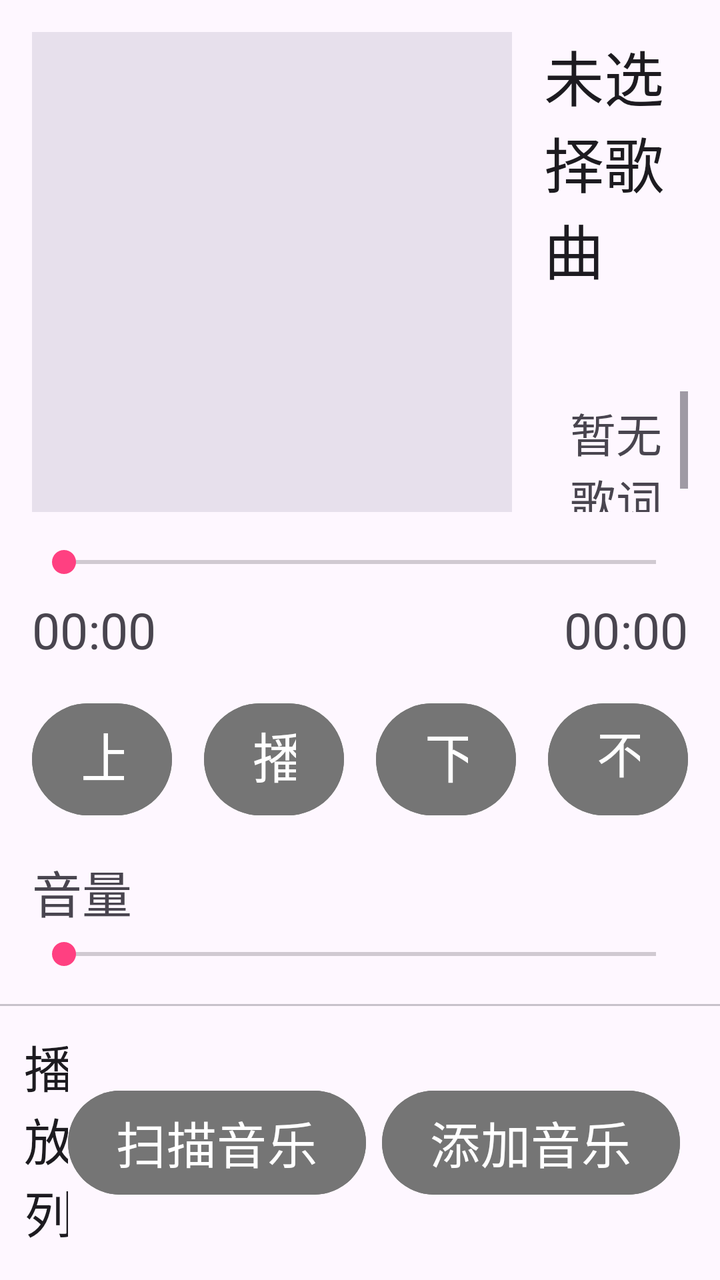
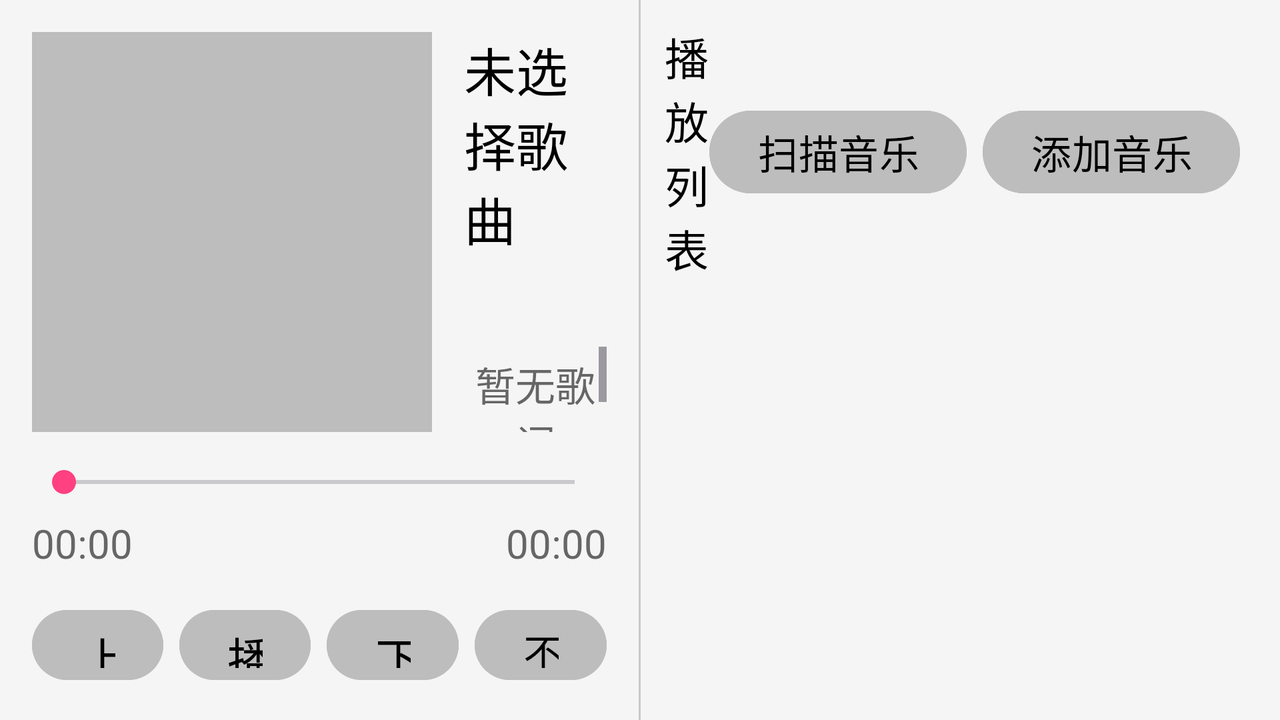

First picture: res/layout/ on a phone held upright. Second picture: the repository's own variant of that layout, on a device whose configuration matches the variant's folder. Source for both follows.
<!-- AndroidManifest.xml: application theme Theme.L7Audio -->
<!-- res/layout/fragment_music_player.xml -->
<?xml version="1.0" encoding="utf-8"?>
<LinearLayout xmlns:android="http://schemas.android.com/apk/res/android"
    xmlns:app="http://schemas.android.com/apk/res-auto"
    android:layout_width="match_parent"
    android:layout_height="match_parent"
    android:orientation="vertical"
    android:fitsSystemWindows="true"
    android:background="?attr/colorSurface">

    <LinearLayout
        android:layout_width="match_parent"
        android:layout_height="wrap_content"
        android:orientation="vertical"
        android:padding="16dp">

        
        <LinearLayout
            android:layout_width="match_parent"
            android:layout_height="240dp"
            android:orientation="horizontal"
            android:gravity="center"
            android:layout_marginBottom="16dp">
            
            
            <ImageView
                android:id="@+id/iv_album_art"
                android:layout_width="240dp"
                android:layout_height="240dp"
                android:src="@drawable/ic_launcher_playstore"
                android:scaleType="centerCrop"
                android:background="?attr/colorSurfaceVariant"
                android:layout_marginEnd="16dp" />

            
            <LinearLayout
                android:layout_width="0dp"
                android:layout_height="match_parent"
                android:layout_weight="1"
                android:orientation="vertical"
                android:gravity="center_vertical">
                
                <TextView
                    android:id="@+id/tv_song_title"
                    android:layout_width="match_parent"
                    android:layout_height="wrap_content"
                    android:text="未选择歌曲"
                    android:textSize="@dimen/text_player_title"
                    android:textColor="?attr/colorOnSurface"
                    android:layout_marginBottom="8dp" />

                <TextView
                    android:id="@+id/tv_song_artist"
                    android:layout_width="match_parent"
                    android:layout_height="wrap_content"
                    android:text=""
                    android:textSize="@dimen/text_player_artist"
                    android:textColor="?attr/colorOnSurfaceVariant"
                    android:layout_marginBottom="8dp" />
                
                
                <ScrollView
                    android:id="@+id/sv_lyrics"
                    android:layout_width="match_parent"
                    android:layout_height="0dp"
                    android:layout_weight="1"
                    android:fillViewport="true">

                    <LinearLayout
                        android:id="@+id/ll_lyrics_container"
                        android:layout_width="match_parent"
                        android:layout_height="wrap_content"
                        android:orientation="vertical"
                        android:gravity="center"
                        android:padding="4dp">

                        <TextView
                            android:id="@+id/tv_lyrics_placeholder"
                            android:layout_width="match_parent"
                            android:layout_height="wrap_content"
                            android:gravity="center"
                            android:text="暂无歌词"
                            android:textSize="@dimen/text_player_lyric"
                            android:textColor="?attr/colorOnSurfaceVariant" />
                    </LinearLayout>
                </ScrollView>
            </LinearLayout>
        </LinearLayout>

        <SeekBar
            android:id="@+id/seek_bar"
            android:layout_width="match_parent"
            android:layout_height="wrap_content"
            android:layout_marginBottom="8dp" />

        <LinearLayout
            android:layout_width="match_parent"
            android:layout_height="wrap_content"
            android:orientation="horizontal">

            <TextView
                android:id="@+id/tv_current_time"
                android:layout_width="wrap_content"
                android:layout_height="wrap_content"
                android:text="00:00"
                android:textSize="@dimen/text_player_time"
                android:textColor="?attr/colorOnSurfaceVariant" />

            <TextView
                android:id="@+id/tv_total_time"
                android:layout_width="wrap_content"
                android:layout_height="wrap_content"
                android:text="00:00"
                android:textSize="@dimen/text_player_time"
                android:textColor="?attr/colorOnSurfaceVariant"
                android:layout_gravity="end"
                android:layout_weight="1"
                android:gravity="end" />

        </LinearLayout>

        <LinearLayout
            android:layout_width="match_parent"
            android:layout_height="wrap_content"
            android:orientation="horizontal"
            android:gravity="center"
            android:layout_marginTop="16dp">

            <Button
                android:id="@+id/btn_prev"
                android:layout_width="0dp"
                android:layout_height="64dp"
                android:layout_weight="1"
                android:text="上一曲"
                android:textSize="@dimen/text_player_control"
                android:backgroundTint="?attr/colorPrimary"
                android:textColor="?attr/colorOnPrimary"
                android:layout_marginEnd="8dp" />

            <Button
                android:id="@+id/btn_play_pause"
                android:layout_width="0dp"
                android:layout_height="64dp"
                android:layout_weight="1"
                android:text="播放"
                android:textSize="@dimen/text_player_control"
                android:backgroundTint="?attr/colorPrimary"
                android:textColor="?attr/colorOnPrimary"
                android:layout_marginStart="8dp"
                android:layout_marginEnd="8dp" />

            <Button
                android:id="@+id/btn_next"
                android:layout_width="0dp"
                android:layout_height="64dp"
                android:layout_weight="1"
                android:text="下一曲"
                android:textSize="@dimen/text_player_control"
                android:backgroundTint="?attr/colorPrimary"
                android:textColor="?attr/colorOnPrimary"
                android:layout_marginStart="8dp"
                android:layout_marginEnd="8dp" />

            <Button
                android:id="@+id/btn_repeat"
                android:layout_width="0dp"
                android:layout_height="64dp"
                android:layout_weight="1"
                android:text="不循环"
                android:textSize="@dimen/text_player_secondary"
                android:backgroundTint="?attr/colorPrimary"
                android:textColor="?attr/colorOnPrimary"
                android:layout_marginStart="8dp" />

        </LinearLayout>

        <LinearLayout
            android:layout_width="match_parent"
            android:layout_height="wrap_content"
            android:orientation="vertical"
            android:layout_marginTop="16dp">

            <TextView
                android:id="@+id/tv_volume_label"
                android:layout_width="match_parent"
                android:layout_height="wrap_content"
                android:text="音量"
                android:textSize="@dimen/text_player_secondary"
                android:textColor="?attr/colorOnSurfaceVariant"
                android:layout_marginBottom="4dp" />

            <SeekBar
                android:id="@+id/sb_volume"
                android:layout_width="match_parent"
                android:layout_height="wrap_content" />

        </LinearLayout>

    </LinearLayout>

    <View
        android:layout_width="match_parent"
        android:layout_height="1dp"
        android:background="?attr/colorOnSurfaceVariant"
        android:alpha="0.3" />

    <LinearLayout
        android:layout_width="match_parent"
        android:layout_height="0dp"
        android:layout_weight="1"
        android:orientation="vertical">

        <TextView
            android:id="@+id/tv_scan_status"
            android:layout_width="match_parent"
            android:layout_height="wrap_content"
            android:text="正在扫描音乐..."
            android:textSize="@dimen/text_player_section"
            android:textColor="?attr/colorOnSurfaceVariant"
            android:gravity="center"
            android:padding="8dp"
            android:visibility="gone" />

        <LinearLayout
            android:layout_width="match_parent"
            android:layout_height="wrap_content"
            android:orientation="horizontal"
            android:padding="12dp"
            android:gravity="center_vertical">

            <TextView
                android:id="@+id/tv_playlist_title"
                android:layout_width="0dp"
                android:layout_height="wrap_content"
                android:layout_weight="1"
                android:text="播放列表"
                android:textSize="@dimen/text_player_section"
                android:textColor="?attr/colorOnSurface" />

            <Button
                android:id="@+id/btn_scan_music"
                android:layout_width="wrap_content"
                android:layout_height="60dp"
                android:text="扫描音乐"
                android:textSize="@dimen/text_player_secondary"
                android:backgroundTint="?attr/colorPrimary"
                android:textColor="?attr/colorOnPrimary"
                android:layout_marginEnd="8dp"
                android:minWidth="120dp" />

            <Button
                android:id="@+id/btn_select_file"
                android:layout_width="wrap_content"
                android:layout_height="60dp"
                android:text="添加音乐"
                android:textSize="@dimen/text_player_secondary"
                android:backgroundTint="?attr/colorPrimary"
                android:textColor="?attr/colorOnPrimary"
                android:layout_marginEnd="8dp"
                android:minWidth="120dp" />

            <Button
                android:id="@+id/btn_select_all"
                android:layout_width="wrap_content"
                android:layout_height="60dp"
                android:text="全选"
                android:textSize="@dimen/text_player_secondary"
                android:backgroundTint="?attr/colorPrimary"
                android:textColor="?attr/colorOnPrimary"
                android:visibility="gone"
                android:layout_marginEnd="8dp"
                android:minWidth="100dp" />

            <Button
                android:id="@+id/btn_delete"
                android:layout_width="wrap_content"
                android:layout_height="60dp"
                android:text="删除"
                android:textSize="@dimen/text_player_secondary"
                android:backgroundTint="?attr/colorPrimary"
                android:textColor="?attr/colorOnPrimary"
                android:visibility="gone"
                android:layout_marginEnd="8dp"
                android:minWidth="100dp" />

            <Button
                android:id="@+id/btn_cancel"
                android:layout_width="wrap_content"
                android:layout_height="60dp"
                android:text="取消"
                android:textSize="@dimen/text_player_secondary"
                android:backgroundTint="?attr/colorPrimary"
                android:textColor="?attr/colorOnPrimary"
                android:visibility="gone"
                android:layout_marginStart="8dp"
                android:minWidth="100dp" />

        </LinearLayout>

        <androidx.recyclerview.widget.RecyclerView
            android:id="@+id/rv_playlist"
            android:layout_width="match_parent"
            android:layout_height="match_parent" />

    </LinearLayout>

</LinearLayout>
<!-- resources referenced by this layout -->
<resources>
  <dimen name="text_player_artist">25sp</dimen>
  <dimen name="text_player_control">27sp</dimen>
  <dimen name="text_player_lyric">23sp</dimen>
  <dimen name="text_player_secondary">25sp</dimen>
  <dimen name="text_player_section">25sp</dimen>
  <dimen name="text_player_time">25sp</dimen>
  <dimen name="text_player_title">30sp</dimen>
  <style name="Theme.L7Audio" parent="Theme.Material3.DayNight.NoActionBar">
          
          <item name="colorPrimary">@color/colorPrimary</item>
          <item name="colorPrimaryDark">@color/colorPrimaryDark</item>
          <item name="colorAccent">@color/colorAccent</item>
          <item name="android:windowBackground">?attr/colorSurface</item>
          
      </style>
  <color name="colorPrimary">#757575</color>
  <color name="colorPrimaryDark">#616161</color>
  <color name="colorAccent">#FF4081</color>
</resources>
<!-- res/layout-land/fragment_music_player.xml (the repository's variant of the layout above) -->
<!-- drawn on the phone turned sideways -->
<?xml version="1.0" encoding="utf-8"?>
<LinearLayout xmlns:android="http://schemas.android.com/apk/res/android"
    xmlns:app="http://schemas.android.com/apk/res-auto"
    android:layout_width="match_parent"
    android:layout_height="match_parent"
    android:orientation="horizontal"
    android:background="@color/content_background">

    <LinearLayout
        android:layout_width="0dp"
        android:layout_height="match_parent"
        android:layout_weight="1"
        android:orientation="vertical"
        android:padding="16dp">

        
        <LinearLayout
            android:layout_width="match_parent"
            android:layout_height="200dp"
            android:orientation="horizontal"
            android:gravity="center"
            android:layout_marginBottom="16dp">
            
            
            <ImageView
                android:id="@+id/iv_album_art"
                android:layout_width="200dp"
                android:layout_height="200dp"
                android:src="@drawable/ic_launcher_playstore"
                android:scaleType="centerCrop"
                android:background="@color/button_background"
                android:layout_marginEnd="16dp" />

            
            <LinearLayout
                android:layout_width="0dp"
                android:layout_height="match_parent"
                android:layout_weight="1"
                android:orientation="vertical"
                android:gravity="center_vertical">
                
                <TextView
                    android:id="@+id/tv_song_title"
                    android:layout_width="match_parent"
                    android:layout_height="wrap_content"
                    android:text="未选择歌曲"
                    android:textSize="@dimen/text_player_title"
                    android:textColor="@color/text_primary"
                    android:layout_marginBottom="8dp" />

                <TextView
                    android:id="@+id/tv_song_artist"
                    android:layout_width="match_parent"
                    android:layout_height="wrap_content"
                    android:text=""
                    android:textSize="@dimen/text_player_artist"
                    android:textColor="@color/text_secondary"
                    android:layout_marginBottom="8dp" />
                
                
                <ScrollView
                    android:id="@+id/sv_lyrics"
                    android:layout_width="match_parent"
                    android:layout_height="0dp"
                    android:layout_weight="1"
                    android:fillViewport="true">

                    <LinearLayout
                        android:id="@+id/ll_lyrics_container"
                        android:layout_width="match_parent"
                        android:layout_height="wrap_content"
                        android:orientation="vertical"
                        android:gravity="center"
                        android:padding="4dp">

                        <TextView
                            android:id="@+id/tv_lyrics_placeholder"
                            android:layout_width="match_parent"
                            android:layout_height="wrap_content"
                            android:gravity="center"
                            android:text="暂无歌词"
                            android:textSize="@dimen/text_player_lyric"
                            android:textColor="@color/text_secondary" />
                    </LinearLayout>
                </ScrollView>
            </LinearLayout>
        </LinearLayout>

        <SeekBar
            android:id="@+id/seek_bar"
            android:layout_width="match_parent"
            android:layout_height="wrap_content"
            android:layout_marginBottom="8dp" />

        <LinearLayout
            android:layout_width="match_parent"
            android:layout_height="wrap_content"
            android:orientation="horizontal">

            <TextView
                android:id="@+id/tv_current_time"
                android:layout_width="wrap_content"
                android:layout_height="wrap_content"
                android:text="00:00"
                android:textSize="@dimen/text_player_time"
                android:textColor="@color/text_secondary" />

            <TextView
                android:id="@+id/tv_total_time"
                android:layout_width="wrap_content"
                android:layout_height="wrap_content"
                android:text="00:00"
                android:textSize="@dimen/text_player_time"
                android:textColor="@color/text_secondary"
                android:layout_gravity="end"
                android:layout_weight="1"
                android:gravity="end" />

        </LinearLayout>

        <LinearLayout
            android:layout_width="match_parent"
            android:layout_height="wrap_content"
            android:orientation="horizontal"
            android:gravity="center"
            android:layout_marginTop="16dp">

            
            <Button
                android:id="@+id/btn_prev"
                android:layout_width="0dp"
                android:layout_height="wrap_content"
                android:minHeight="56dp"
                android:gravity="center"
                android:layout_weight="1"
                android:text="上一曲"
                android:textSize="@dimen/text_player_control"
                android:backgroundTint="@color/button_background"
                android:textColor="@color/button_text"
                android:layout_marginEnd="4dp" />

            <Button
                android:id="@+id/btn_play_pause"
                android:layout_width="0dp"
                android:layout_height="wrap_content"
                android:minHeight="56dp"
                android:gravity="center"
                android:layout_weight="1"
                android:text="播放"
                android:textSize="@dimen/text_player_control"
                android:backgroundTint="@color/button_background"
                android:textColor="@color/button_text"
                android:layout_marginStart="4dp"
                android:layout_marginEnd="4dp" />

            <Button
                android:id="@+id/btn_next"
                android:layout_width="0dp"
                android:layout_height="wrap_content"
                android:minHeight="56dp"
                android:gravity="center"
                android:layout_weight="1"
                android:text="下一曲"
                android:textSize="@dimen/text_player_control"
                android:backgroundTint="@color/button_background"
                android:textColor="@color/button_text"
                android:layout_marginStart="4dp"
                android:layout_marginEnd="4dp" />

            <Button
                android:id="@+id/btn_repeat"
                android:layout_width="0dp"
                android:layout_height="wrap_content"
                android:minHeight="56dp"
                android:gravity="center"
                android:layout_weight="1"
                android:text="不循环"
                android:textSize="@dimen/text_player_secondary"
                android:backgroundTint="@color/button_background"
                android:textColor="@color/button_text"
                android:layout_marginStart="4dp" />

        </LinearLayout>

        <LinearLayout
            android:layout_width="match_parent"
            android:layout_height="wrap_content"
            android:orientation="vertical"
            android:layout_marginTop="16dp">

            <TextView
                android:id="@+id/tv_volume_label"
                android:layout_width="match_parent"
                android:layout_height="wrap_content"
                android:text="音量"
                android:textSize="@dimen/text_player_secondary"
                android:textColor="@color/text_secondary"
                android:layout_marginBottom="4dp" />

            <SeekBar
                android:id="@+id/sb_volume"
                android:layout_width="match_parent"
                android:layout_height="wrap_content" />

        </LinearLayout>

    </LinearLayout>

    <View
        android:layout_width="1dp"
        android:layout_height="match_parent"
        android:background="@color/text_secondary"
        android:alpha="0.3" />

    <LinearLayout
        android:layout_width="0dp"
        android:layout_height="match_parent"
        android:layout_weight="1"
        android:orientation="vertical">

        <TextView
            android:id="@+id/tv_scan_status"
            android:layout_width="match_parent"
            android:layout_height="wrap_content"
            android:text="正在扫描音乐..."
            android:textSize="@dimen/text_player_section"
            android:textColor="@color/text_secondary"
            android:gravity="center"
            android:padding="8dp"
            android:visibility="gone" />

        <LinearLayout
            android:layout_width="match_parent"
            android:layout_height="wrap_content"
            android:orientation="horizontal"
            android:padding="12dp"
            android:gravity="center_vertical">

            <TextView
                android:id="@+id/tv_playlist_title"
                android:layout_width="0dp"
                android:layout_height="wrap_content"
                android:layout_weight="1"
                android:text="播放列表"
                android:textSize="@dimen/text_player_section"
                android:textColor="@color/text_primary" />

            <Button
                android:id="@+id/btn_scan_music"
                android:layout_width="wrap_content"
                android:layout_height="wrap_content"
                android:text="扫描音乐"
                android:textSize="@dimen/text_player_secondary"
                android:backgroundTint="@color/button_background"
                android:textColor="@color/button_text"
                android:layout_marginEnd="8dp" />

            <Button
                android:id="@+id/btn_select_file"
                android:layout_width="wrap_content"
                android:layout_height="wrap_content"
                android:text="添加音乐"
                android:textSize="@dimen/text_player_secondary"
                android:backgroundTint="@color/button_background"
                android:textColor="@color/button_text"
                android:layout_marginEnd="8dp" />

            <Button
                android:id="@+id/btn_select_all"
                android:layout_width="wrap_content"
                android:layout_height="wrap_content"
                android:text="全选"
                android:textSize="@dimen/text_player_secondary"
                android:backgroundTint="@color/button_background"
                android:textColor="@color/button_text"
                android:visibility="gone"
                android:layout_marginEnd="8dp" />

            <Button
                android:id="@+id/btn_delete"
                android:layout_width="wrap_content"
                android:layout_height="wrap_content"
                android:text="删除"
                android:textSize="@dimen/text_player_secondary"
                android:backgroundTint="@color/button_background"
                android:textColor="@color/button_text"
                android:visibility="gone"
                android:layout_marginEnd="8dp" />

            <Button
                android:id="@+id/btn_cancel"
                android:layout_width="wrap_content"
                android:layout_height="wrap_content"
                android:text="取消"
                android:textSize="@dimen/text_player_secondary"
                android:backgroundTint="@color/button_background"
                android:textColor="@color/button_text"
                android:visibility="gone"
                android:layout_marginStart="8dp" />

        </LinearLayout>

        <androidx.recyclerview.widget.RecyclerView
            android:id="@+id/rv_playlist"
            android:layout_width="match_parent"
            android:layout_height="match_parent" />

    </LinearLayout>

</LinearLayout>
<!-- resources referenced by the variant -->
<!-- as the phone turned sideways resolves them -->
<resources>
  <color name="button_background">#BDBDBD</color>
  <color name="button_text">#000000</color>
  <color name="content_background">#F5F5F5</color>
  <color name="text_primary">#000000</color>
  <color name="text_secondary">#666666</color>
  <!-- from res/values-land/ -->
  <dimen name="text_player_artist">22sp</dimen>
  <!-- from res/values-land/ -->
  <dimen name="text_player_control">24sp</dimen>
  <!-- from res/values-land/ -->
  <dimen name="text_player_lyric">20sp</dimen>
  <!-- from res/values-land/ -->
  <dimen name="text_player_secondary">20sp</dimen>
  <!-- from res/values-land/ -->
  <dimen name="text_player_section">22sp</dimen>
  <!-- from res/values-land/ -->
  <dimen name="text_player_time">20sp</dimen>
  <!-- from res/values-land/ -->
  <dimen name="text_player_title">26sp</dimen>
  <style name="Theme.L7Audio" parent="Theme.Material3.DayNight.NoActionBar">
          
          <item name="colorPrimary">@color/colorPrimary</item>
          <item name="colorPrimaryDark">@color/colorPrimaryDark</item>
          <item name="colorAccent">@color/colorAccent</item>
          <item name="android:windowBackground">?attr/colorSurface</item>
          
      </style>
  <color name="colorPrimary">#757575</color>
  <color name="colorPrimaryDark">#616161</color>
  <color name="colorAccent">#FF4081</color>
</resources>
